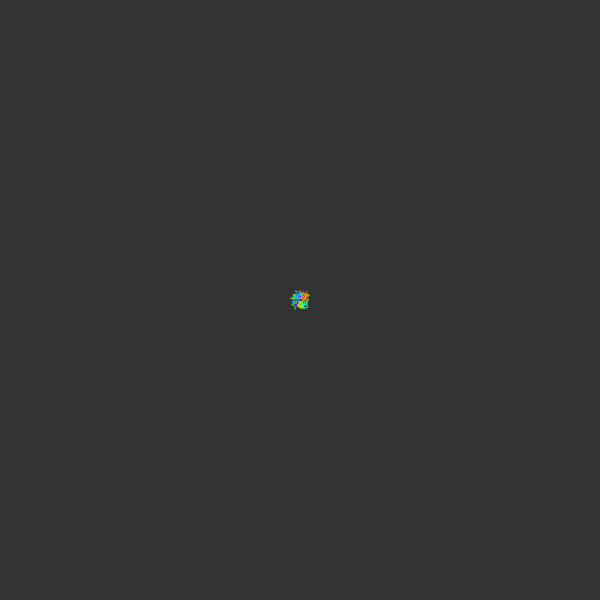
Frame 1 (no input)
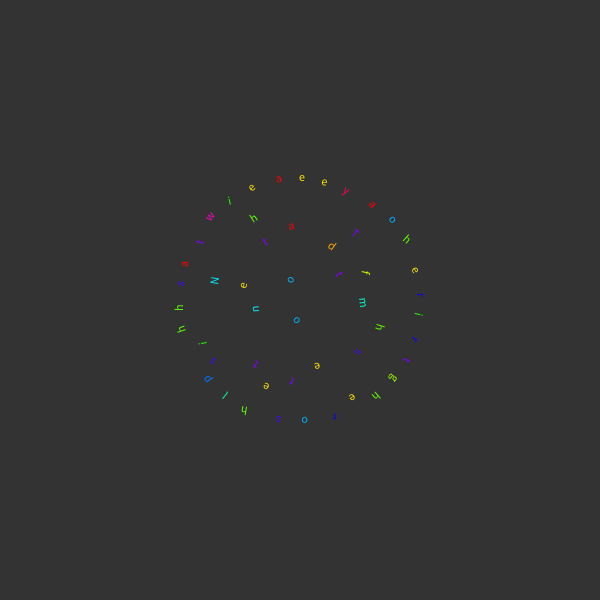
Frame 60 (the mouse pressed at the canvas centre just before this capture)
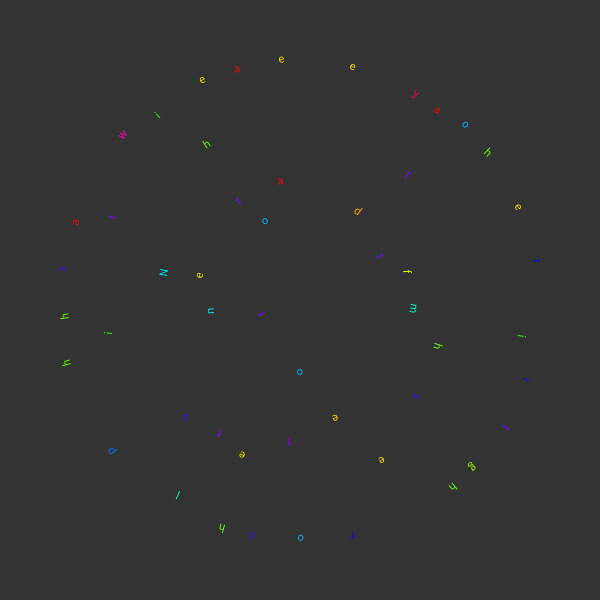
Frame 120 (the mouse held since frame 60 and released just before this capture)

The Processing sketch that drew these frames (run headless with seeded random() and noise(); from frame 60 on, the mouse is pressed at the canvas centre):

// Processing sketch: flocklex
// ── flocklex.pde
// text-flocking
// aannnnndddd... now what?
// from http://processingjs.org/learning/topic/flocking/
// All Examples Written by Casey Reas and Ben Fry
// unless otherwise stated
// // from http://processingjs.org/learning/topic/flocking/
// looks for similar colors and flocks together -- could do with letters (or other concept)

Flock flock;
// this should be externalized? so that Boids are populated from outside?
// eh. or don't worry about it for now.
// 65..90 97..122
String lexsource = "ABCDEFGHIJKLMNOPQRSTUVWXYZabcdefghijklmnopqrstuvwxyz";
LexManager lm = new LexManager();
boolean debug = true;
boolean trails = false;

void setup() {
  size(600, 600);

  colorMode(HSB, 100);
  flock = new Flock();

  background(20);
  noStroke();
  bigBang();
  smooth();
}

void draw() {
  if (trails) {
    fill(20, 20);
    rect(0, 0, width, height);
  } 
  else {
    background(20);
  }
  flock.run();
}

void reset() {
  flock = new Flock();
}

void bigBang() {
  // Add a set of boids into the system
  for (int i = 0; i < 50; i++) {
    flock.addBoid(getBoid());
  }
}

Boid getBoid() {

  Boid b;

  char c = lm.getAlphaChar();
  b = new Boid(new Vector3D(width/2, height/2), 2.0f, 0.05f, c);

  return b;
}


// Add a new boid into the System
void mousePressed() {
  flock.addBoid(getBoid());
}

// how lexically close do Boids have to be to flock?
int affinityDistance = 0;
void setAffinityDistance(int direction) {
  affinityDistance = (affinityDistance + direction);
  if (affinityDistance < 0) affinityDistance = 0;
  println("affinityDistance: " + affinityDistance);
}

void keyPressed() {

  switch(key) {

  case DELETE:
  case BACKSPACE:
    reset();
    break;


  case 'a':
    setAffinityDistance(1);
    break;
  case 'A':
    setAffinityDistance(-1);
    break;

  case 'b':
  case 'B':
    bigBang();
    break;
  }
}

class Flock {
  ArrayList boids; // An arraylist for all the boids

    Flock() {
    boids = new ArrayList(); // Initialize the arraylist
  }

  void run() {
    for (int i = 0; i < boids.size(); i++) {
      Boid b = (Boid) boids.get(i);
      b.run(boids);  // Passing the entire list of boids to each boid individually
    }
  }

  void addBoid(Boid b) {
    boids.add(b);
  }
}


class Boid {

  Vector3D loc;
  Vector3D vel;
  Vector3D acc;
  float r;
  float maxforce;    // Maximum steering force
  float maxspeed;    // Maximum speed
  String word;
  int compareVal;
  int bcolor = 0;

  Boid(Vector3D l, float ms, float mf, char lex) {
    acc = new Vector3D(0, 0);
    vel = new Vector3D(random(-1, 1), random(-1, 1));
    loc = l.copy();
    r = 2.0f;
    maxspeed = ms;
    maxforce = mf;
    word = lex + "";
    compareVal = (int)lex;

    // TODO: make this calculation when word is changed
    // NOTE: this is failing in processing.js
    // char-to-int conversion works FINE if set as a char
    // but NOT if retrieved from String.charAt()
    // can't find any docs on this....
    // when converting to JavaScript, must change to
    //int v = word.toUpperCase().charCodeAt(0);
    char c = word.toUpperCase().charAt(0);
    int v = int(c);
    if (debug) println("w: " + word.toUpperCase() + " char: " + word.toUpperCase().charAt(0) + " : " + v);
    // 65..90
    bcolor = int(map(v, 65, 90, 0, 99));
    if (debug) println(word + " : " + bcolor);
  }

  // comparison to another word
  // returns 0..10 similarity SOME DAY
  // for now returns true/false
  boolean wordCompare(Boid other) {

    // some sort of distance in the source
    boolean closeEnough = false;

    // this is just ASCII-based affinity
    closeEnough = (abs(compareVal - other.compareVal) < affinityDistance);

    return closeEnough;
  }

  void run(ArrayList boids) {
    flock(boids);
    update();
    borders();
    render();
  }

  // We accumulate a new acceleration each time based on three rules
  void flock(ArrayList boids) {
    Vector3D sep = separate(boids);   // Separation
    Vector3D ali = align(boids);      // Alignment
    Vector3D coh = cohesion(boids);   // Cohesion
    // Arbitrarily weight these forces
    sep.mult(2.0f);
    ali.mult(1.0f);
    coh.mult(1.0f);
    // Add the force vectors to acceleration
    acc.add(sep);
    acc.add(ali);
    acc.add(coh);
  }

  // Method to update location
  void update() {
    // Update velocity
    vel.add(acc);
    // Limit speed
    vel.limit(maxspeed);
    loc.add(vel);
    // Reset accelertion to 0 each cycle
    acc.setXYZ(0, 0, 0);
  }

  void seek(Vector3D target) {
    acc.add(steer(target, false));
  }

  void arrive(Vector3D target) {
    acc.add(steer(target, true));
  }


  // look into collisions causing a merge
  // http://processing.org/discourse/beta/num_1230698202.html
  // new method in LexManager -- hasText
  // if the COMBINATION of the two lexical elements exists in the text, it is okay to combine.


  // A method that calculates a steering vector towards a target
  // Takes a second argument, if true, it slows down as it approaches the target
  Vector3D steer(Vector3D target, boolean slowdown) {
    Vector3D steer;  // The steering vector
    Vector3D desired = target.sub(target, loc);  // A vector pointing from the location to the target
    float d = desired.magnitude(); // Distance from the target is the magnitude of the vector
    // If the distance is greater than 0, calc steering (otherwise return zero vector)
    if (d > 0) {
      // Normalize desired
      desired.normalize();
      // Two options for desired vector magnitude (1 -- based on distance, 2 -- maxspeed)
      if ((slowdown) && (d < 100.0f)) desired.mult(maxspeed*(d/100.0f)); // This damping is somewhat arbitrary
      else desired.mult(maxspeed);
      // Steering = Desired minus Velocity
      steer = target.sub(desired, vel);
      steer.limit(maxforce);  // Limit to maximum steering force
    }
    else {
      steer = new Vector3D(0, 0);
    }
    return steer;
  }

  void render() {

    // Draw boid rotated in the direction of velocity
    float theta = vel.heading2D() + radians(90);

    // TODO: make this calculation when word is changed
    //    int v = (int)word.toUpperCase().charAt(0);
    //    // 65..90
    //    int h = (int)map(v, 65, 90, 0, 99);
    fill(bcolor, 100, 100);

    pushMatrix();
    translate(loc.x, loc.y);
    rotate(theta);
    text(word, 0, 0);
    popMatrix();
  }

  // Wraparound
  void borders() {
    if (loc.x < -r) loc.x = width+r;
    if (loc.y < -r) loc.y = height+r;
    if (loc.x > width+r) loc.x = -r;
    if (loc.y > height+r) loc.y = -r;
  }

  // Separation
  // Method checks for nearby boids and steers away
  // TODO: push further away from dissimilar lexical elements
  Vector3D separate (ArrayList boids) {
    float desiredseparation = 25.0f;
    Vector3D sum = new Vector3D(0, 0, 0);
    int count = 0;
    // For every boid in the system, check if it's too close
    for (int i = 0 ; i < boids.size(); i++) {
      Boid other = (Boid) boids.get(i);
      float d = loc.distance(loc, other.loc);
      // If the distance is greater than 0 and less than an arbitrary amount (0 when you are yourself)
      // adding in lexicalAffinity allows those that are close to overlap
      // looks better (?) without.
      // HOWEVER, this might give rise to a "joining" concept
      // where lexical boids MERGE their logograms
      if ((d > 0) && (d < desiredseparation) ) {
        // Calculate vector pointing away from neighbor
        Vector3D diff = loc.sub(loc, other.loc);
        diff.normalize();
        diff.div(d);        // Weight by distance
        sum.add(diff);
        count++;            // Keep track of how many
      }
    }
    // Average -- divide by how many
    if (count > 0) {
      sum.div((float)count);
    }
    return sum;
  }

  // Alignment
  // For every nearby boid in the system, calculate the average velocity
  Vector3D align (ArrayList boids) {
    float neighbordist = 50.0f;
    Vector3D sum = new Vector3D(0, 0, 0);
    int count = 0;
    for (int i = 0 ; i < boids.size(); i++) {
      Boid other = (Boid) boids.get(i);
      float d = loc.distance(loc, other.loc);
      // TODO better lexical similarity; not precision
      if ((d > 0) && (d < neighbordist) && wordCompare(other)) {
        sum.add(other.vel);
        count++;
      }
    }
    if (count > 0) {
      sum.div((float)count);
      sum.limit(maxforce);
    }
    return sum;
  }

  // Cohesion
  // For the average location (i.e. center) of all nearby boids, calculate steering vector towards that location
  // TODO: affinity towards some lexical thing
  Vector3D cohesion (ArrayList boids) {
    float neighbordist = 50.0f;
    Vector3D sum = new Vector3D(0, 0, 0);   // Start with empty vector to accumulate all locations
    int count = 0;
    for (int i = 0 ; i < boids.size(); i++) {
      Boid other = (Boid) boids.get(i);
      float d = loc.distance(loc, other.loc);
      if ((d > 0) && (d < neighbordist) && wordCompare(other)) {
        sum.add(other.loc); // Add location
        count++;
      }
    }
    if (count > 0) {
      sum.div((float)count);
      return steer(sum, false);  // Steer towards the location
    }
    return sum;
  }
}

// Simple Vector3D Class

static class Vector3D {
  float x;
  float y;
  float z;

  Vector3D(float x_, float y_, float z_) {
    x = x_;
    y = y_;
    z = z_;
  }

  Vector3D(float x_, float y_) {
    x = x_;
    y = y_;
    z = 0f;
  }

  Vector3D() {
    x = 0f;
    y = 0f;
    z = 0f;
  }

  void setX(float x_) {
    x = x_;
  }

  void setY(float y_) {
    y = y_;
  }

  void setZ(float z_) {
    z = z_;
  }

  void setXY(float x_, float y_) {
    x = x_;
    y = y_;
  }

  void setXYZ(float x_, float y_, float z_) {
    x = x_;
    y = y_;
    z = z_;
  }

  void setXYZ(Vector3D v) {
    x = v.x;
    y = v.y;
    z = v.z;
  }

  float magnitude() {
    return (float) Math.sqrt(x*x + y*y + z*z);
  }

  Vector3D copy() {
    return new Vector3D(x, y, z);
  }

  Vector3D copy(Vector3D v) {
    return new Vector3D(v.x, v.y, v.z);
  }

  void add(Vector3D v) {
    x += v.x;
    y += v.y;
    z += v.z;
  }

  void sub(Vector3D v) {
    x -= v.x;
    y -= v.y;
    z -= v.z;
  }

  void mult(float n) {
    x *= n;
    y *= n;
    z *= n;
  }

  void div(float n) {
    x /= n;
    y /= n;
    z /= n;
  }

  void normalize() {
    float m = magnitude();
    if (m > 0) {
      div(m);
    }
  }

  void limit(float max) {
    if (magnitude() > max) {
      normalize();
      mult(max);
    }
  }

  float heading2D() {
    float angle = (float) Math.atan2(-y, x);
    return -1*angle;
  }

  Vector3D add(Vector3D v1, Vector3D v2) {
    Vector3D v = new Vector3D(v1.x + v2.x, v1.y + v2.y, v1.z + v2.z);
    return v;
  }

  Vector3D sub(Vector3D v1, Vector3D v2) {
    Vector3D v = new Vector3D(v1.x - v2.x, v1.y - v2.y, v1.z - v2.z);
    return v;
  }

  Vector3D div(Vector3D v1, float n) {
    Vector3D v = new Vector3D(v1.x/n, v1.y/n, v1.z/n);
    return v;
  }

  Vector3D mult(Vector3D v1, float n) {
    Vector3D v = new Vector3D(v1.x*n, v1.y*n, v1.z*n);
    return v;
  }

  float distance (Vector3D v1, Vector3D v2) {
    float dx = v1.x - v2.x;
    float dy = v1.y - v2.y;
    float dz = v1.z - v2.z;
    return (float) Math.sqrt(dx*dx + dy*dy + dz*dz);
  }
}


// ── LexManager.pde
class LexManager {

  String w = "";
  String defaultText = "Those are the pearls that were his eyes: Nothing of him that doth fade, But doth suffer a sea-change Into something rich and strange.";
  String SPLIT_TOKENS = " ?.,;:[]<>()\"";
  String words[];
  int charIndex = 0;
  int wordIndex = 0;

  LexManager() {
    w = defaultText;
    words = splitTokens(w, SPLIT_TOKENS);
  }

  LexManager(String wInput) {
    w = wInput;
    words = splitTokens(w, SPLIT_TOKENS);
  }

  // getChar and getWord indexes are not yoked together
  char getChar() {
    char c = w.charAt(charIndex);
    charIndex = (charIndex + 1) % w.length();
    return c;
  }

  char getAlphaChar() {

    char c = ' ';

    // when converting to javascript, delete the <+ "">
    // while ( matchAll(c, "[a-zA-Z]") == null ) {
    while ( matchAll(c + "", "[a-zA-Z]") == null ) {
      c = getChar();
    }

    return c;
  }


  String getWord() {
    String word = words[wordIndex];
    wordIndex = (wordIndex + 1) % words.length;
    return word;
  }

  Boolean hasText(String text) {
    return w.indexOf(text) != -1;
  }
}
